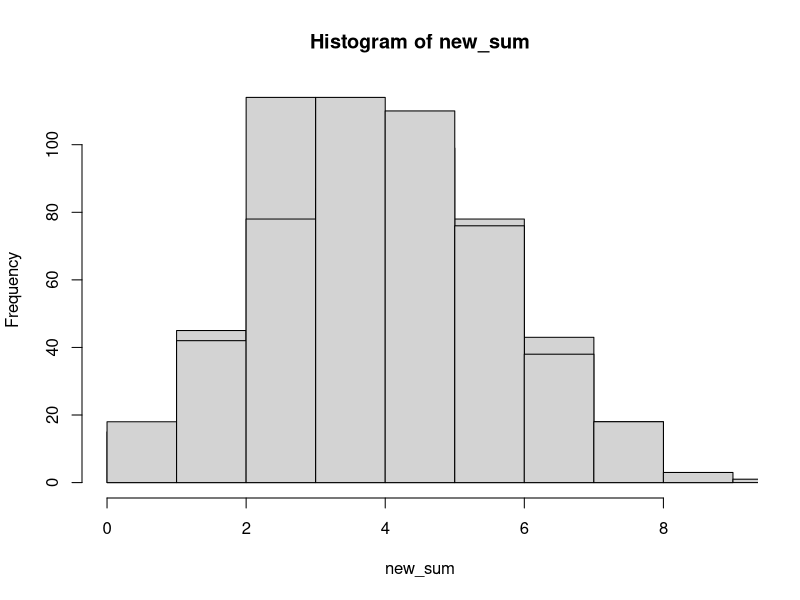
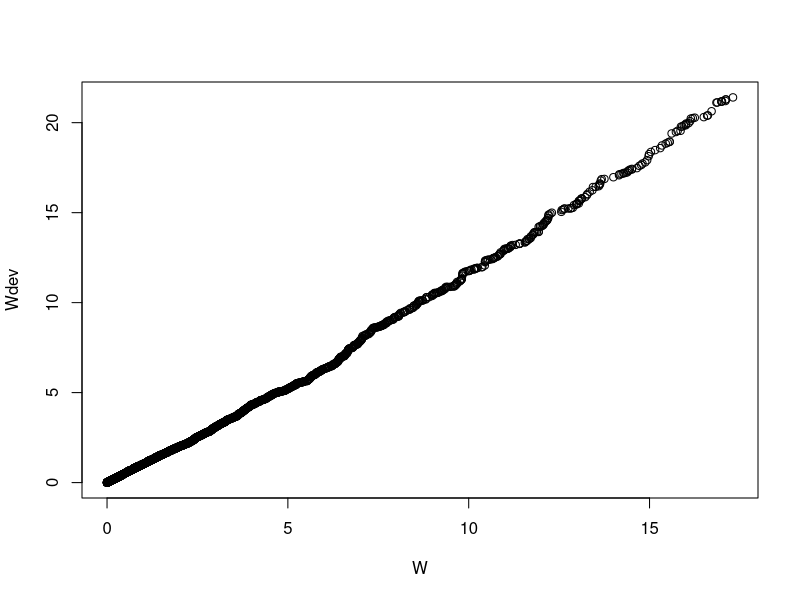

Write R code to recreate these figures, in order.


#rbinom(n, size, prob)

results = rbinom(500, 10, .3)

results2 = rbinom(500, 5, .3)

w_one = rbinom(500, 15, .3)

new_sum=results+results2

hist(new_sum)

hist(w_one, add=T)


X=rexp(5000, rate = 1)
Y=rexp(5000, rate = 1)
W=Y/X

invcdf <- function(r) {1/(1-r)}-1
rands=runif(5000)
Wdev=invcdf(rands)

W = sort(W)
W = W[1:4750]

Wdev = sort(Wdev)
Wdev = Wdev[1:4750]

plot(W, Wdev)
